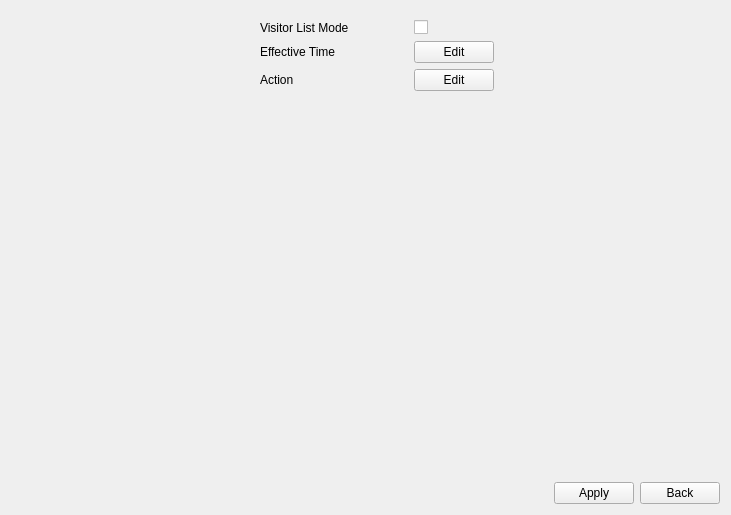
<?xml version="1.0" encoding="UTF-8"?>
<ui version="4.0">
 <class>AnprVisitorPage</class>
 <widget class="QWidget" name="AnprVisitorPage">
  <property name="geometry">
   <rect>
    <x>0</x>
    <y>0</y>
    <width>731</width>
    <height>515</height>
   </rect>
  </property>
  <property name="windowTitle">
   <string>Form</string>
  </property>
  <layout class="QGridLayout" name="gridLayout_2">
   <item row="0" column="0">
    <widget class="QWidget" name="widget_left" native="true">
     <property name="sizePolicy">
      <sizepolicy hsizetype="Preferred" vsizetype="Preferred">
       <horstretch>1</horstretch>
       <verstretch>0</verstretch>
      </sizepolicy>
     </property>
     <layout class="QVBoxLayout" name="verticalLayout"/>
    </widget>
   </item>
   <item row="0" column="1">
    <widget class="QWidget" name="widget_right" native="true">
     <property name="sizePolicy">
      <sizepolicy hsizetype="Preferred" vsizetype="Preferred">
       <horstretch>2</horstretch>
       <verstretch>0</verstretch>
      </sizepolicy>
     </property>
     <layout class="QVBoxLayout" name="verticalLayout_2">
      <item>
       <layout class="QGridLayout" name="gridLayout">
        <item row="0" column="1">
         <widget class="QCheckBox" name="checkBox_enable">
          <property name="sizePolicy">
           <sizepolicy hsizetype="Minimum" vsizetype="Fixed">
            <horstretch>2</horstretch>
            <verstretch>0</verstretch>
           </sizepolicy>
          </property>
          <property name="text">
           <string/>
          </property>
         </widget>
        </item>
        <item row="2" column="0">
         <widget class="QLabel" name="label_action">
          <property name="text">
           <string>Action</string>
          </property>
         </widget>
        </item>
        <item row="1" column="0">
         <widget class="QLabel" name="label_effectiveTime">
          <property name="text">
           <string>Effective Time</string>
          </property>
         </widget>
        </item>
        <item row="0" column="0">
         <widget class="QLabel" name="label_enable">
          <property name="sizePolicy">
           <sizepolicy hsizetype="Preferred" vsizetype="Preferred">
            <horstretch>1</horstretch>
            <verstretch>0</verstretch>
           </sizepolicy>
          </property>
          <property name="text">
           <string>Visitor List Mode</string>
          </property>
         </widget>
        </item>
        <item row="1" column="1">
         <widget class="QWidget" name="" native="true">
          <layout class="QHBoxLayout" name="horizontalLayout_3">
           <property name="leftMargin">
            <number>0</number>
           </property>
           <property name="topMargin">
            <number>0</number>
           </property>
           <property name="rightMargin">
            <number>0</number>
           </property>
           <property name="bottomMargin">
            <number>0</number>
           </property>
           <item>
            <widget class="MyPushButton" name="pushButton_effectiveTime">
             <property name="text">
              <string>Edit</string>
             </property>
            </widget>
           </item>
           <item>
            <spacer name="horizontalSpacer_2">
             <property name="orientation">
              <enum>Qt::Horizontal</enum>
             </property>
             <property name="sizeHint" stdset="0">
              <size>
               <width>40</width>
               <height>20</height>
              </size>
             </property>
            </spacer>
           </item>
          </layout>
         </widget>
        </item>
        <item row="2" column="1">
         <widget class="QWidget" name="" native="true">
          <layout class="QHBoxLayout" name="horizontalLayout_4">
           <property name="leftMargin">
            <number>0</number>
           </property>
           <property name="topMargin">
            <number>0</number>
           </property>
           <property name="rightMargin">
            <number>0</number>
           </property>
           <property name="bottomMargin">
            <number>0</number>
           </property>
           <item>
            <widget class="MyPushButton" name="pushButton_action">
             <property name="text">
              <string>Edit</string>
             </property>
            </widget>
           </item>
           <item>
            <spacer name="horizontalSpacer_3">
             <property name="orientation">
              <enum>Qt::Horizontal</enum>
             </property>
             <property name="sizeHint" stdset="0">
              <size>
               <width>40</width>
               <height>20</height>
              </size>
             </property>
            </spacer>
           </item>
          </layout>
         </widget>
        </item>
       </layout>
      </item>
      <item>
       <spacer name="verticalSpacer_2">
        <property name="orientation">
         <enum>Qt::Vertical</enum>
        </property>
        <property name="sizeType">
         <enum>QSizePolicy::Expanding</enum>
        </property>
        <property name="sizeHint" stdset="0">
         <size>
          <width>40</width>
          <height>10</height>
         </size>
        </property>
       </spacer>
      </item>
     </layout>
    </widget>
   </item>
   <item row="1" column="0" colspan="2">
    <layout class="QHBoxLayout" name="horizontalLayout_2">
     <item>
      <widget class="WidgetMessage" name="widgetMessage" native="true"/>
     </item>
     <item>
      <spacer name="horizontalSpacer_4">
       <property name="orientation">
        <enum>Qt::Horizontal</enum>
       </property>
       <property name="sizeHint" stdset="0">
        <size>
         <width>40</width>
         <height>20</height>
        </size>
       </property>
      </spacer>
     </item>
     <item>
      <widget class="MyPushButton" name="pushButton_apply">
       <property name="text">
        <string>Apply</string>
       </property>
      </widget>
     </item>
     <item>
      <widget class="MyPushButton" name="pushButton_back">
       <property name="text">
        <string>Back</string>
       </property>
      </widget>
     </item>
    </layout>
   </item>
  </layout>
 </widget>
 <customwidgets>
  <customwidget>
   <class>MyPushButton</class>
   <extends>QPushButton</extends>
   <header>mypushbutton.h</header>
  </customwidget>
  <customwidget>
   <class>WidgetMessage</class>
   <extends>QWidget</extends>
   <header>widgetmessage.h</header>
   <container>1</container>
  </customwidget>
 </customwidgets>
 <resources/>
 <connections/>
</ui>
